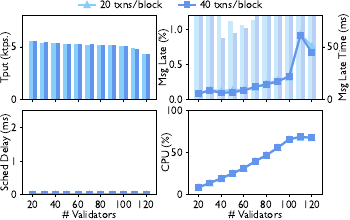

This chart was generated by the following Python code:
import pandas as pd
import matplotlib.pyplot as plt

plt.rcParams["font.family"] = ["Gill Sans", "DejaVu Sans"]
plt.rcParams["font.size"] = "8"
plt.rcParams["lines.markersize"] = 4
plt.rcParams["axes.linewidth"] = 0.6
plt.rcParams["xtick.major.size"] = 2
plt.rcParams["ytick.major.size"] = 2
plt.rcParams["xtick.major.width"] = 0.6
plt.rcParams["ytick.major.width"] = 0.6
plt.rcParams["xtick.major.pad"] = 2
plt.rcParams["ytick.major.pad"] = 2
plt.rcParams["legend.frameon"] = False
plt.rcParams["legend.labelspacing"] = 0.5
plt.rcParams["legend.columnspacing"] = 1.5
plt.rcParams["legend.handlelength"] = 1.4
plt.rcParams["legend.handletextpad"] = 0.5
plt.rcParams["legend.labelspacing"] = 0.2

data = pd.read_csv("agg_results.csv", header=[0,1,2])
data.columns = [c for (_, _, c) in data.columns[:2]] + [(a, b) for (a, b, _) in data.columns[2:]]

b20_df = data.loc[data["correct-config"] == "blk_len=20+max_inflight_blk=2147483647"]
b40_df = data.loc[data["correct-config"] == "blk_len=40+max_inflight_blk=2147483647"]

# b20i20_color = "powderblue"
b20_color = "lightskyblue"
b40_color = "cornflowerblue"

fig, ((tput_ax, msg_ax), (sched_ax, cpu_ax)) = plt.subplots(2, 2, sharex = True, figsize=(3.5, 2.2))
bar_width = 3.6

# plot tput
tput_ax.bar(b20_df["num-nodes"]-bar_width/2, b20_df[("avg_tput", "mean")] / 1000, bar_width, color=b20_color)
tput_ax.bar(b40_df["num-nodes"]+bar_width/2, b40_df[("avg_tput", "mean")] / 1000, bar_width, color=b40_color)
tput_ax.set_ylabel('Tput (ktps.)', labelpad=0.5)
tput_ax.set_ylim((0, 8))

# plot sched delay
sched_ax.plot(b20_df["num-nodes"], b20_df[("sched_dur_ms", "mean")], '^-', color=b20_color)
sched_ax.plot(b40_df["num-nodes"], b40_df[("sched_dur_ms", "mean")], 's-', color=b40_color)
sched_ax.set_ylabel('Sched Delay (ms)', labelpad=0.5)
sched_ax.set_ylim((0, 2.5))
sched_ax.set_xlabel('# Validators', labelpad=0)

# plot msg delay
msg_delay_ax = msg_ax.twinx()
msg_delay_ax.bar(b20_df["num-nodes"]-bar_width/2, b20_df[("deliver_late_dur_ms", "mean")], bar_width, color=b20_color, alpha=0.45)
msg_delay_ax.bar(b40_df["num-nodes"]+bar_width/2, b40_df[("deliver_late_dur_ms", "mean")], bar_width, color=b40_color, alpha=0.45)
msg_delay_ax.set_ylabel("Msg Late Time (ms)", labelpad=0)
msg_delay_ax.set_ylim((0, 80))
msg_ax.plot(b20_df["num-nodes"], b20_df[("deliver_late_chance", "mean")]*100, '^-', color=b20_color, label="20 txns/block")
msg_ax.plot(b40_df["num-nodes"], b40_df[("deliver_late_chance", "mean")]*100, 's-', color=b40_color, label="40 txns/block")
msg_delay_ax.set_zorder(5)
msg_ax.set_zorder(10)
msg_ax.patch.set_visible(False)
msg_ax.set_ylabel('Msg Late (%)', labelpad=-0.2)
msg_ax.set_ylim((0, 1.2))

msg_ax.legend(ncol=3, loc=(-0.85, 1))

# plot cpu util
cpu_ax.plot(b20_df["num-nodes"], b20_df[("avg_cpu", "mean")], '^-', color=b20_color)
cpu_ax.plot(b40_df["num-nodes"], b40_df[("avg_cpu", "mean")], 's-', color=b40_color)
cpu_ax.set_ylabel('CPU (%)', labelpad=-4)
cpu_ax.set_ylim((0, 100))

cpu_ax.set_xlabel('# Validators', labelpad=0)
cpu_ax.set_xticks(b40_df["num-nodes"])


plt.subplots_adjust(left=0.065, right=0.92, top=0.93, bottom=0.115, wspace=0.24, hspace=0.13)
# fig.tight_layout()
fig.savefig("plot.pdf", format="pdf")